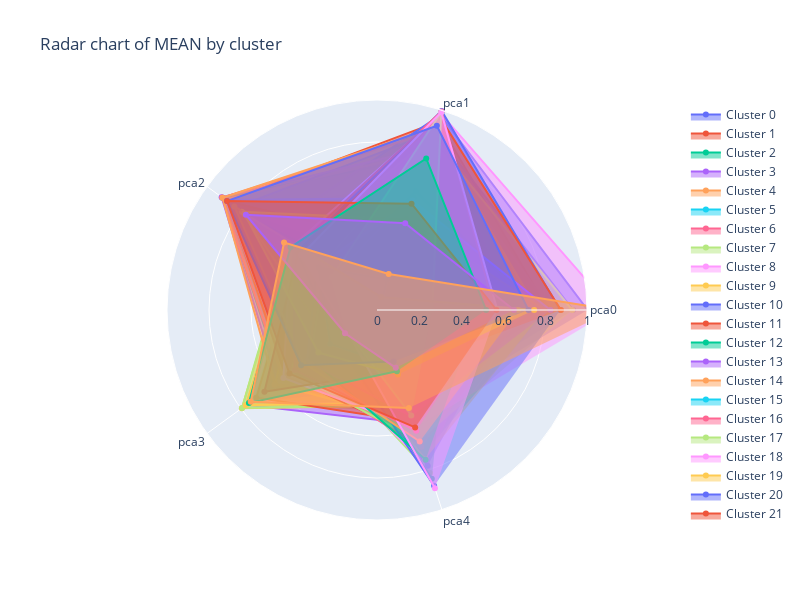

Here is the notebook cell this chart was saved with:
### Markdown cell above
## 4.8 Radar chart

### Code cell
scatter_objects = []
categories = songs5000_processed2_df.drop(columns=['cluster']).columns

# Iterate over the unique clusters and add an object for each cluster to the list
for cluster in sorted(songs5000_processed2_df['cluster'].unique()):

  # Find the mean value for each column of the cluster
  cluster_means = [songs5000_processed2_df.loc[songs5000_processed2_df["cluster"] == cluster, category].mean() for category in categories]
  cluster_scatter = go.Scatterpolar(r = cluster_means, theta = categories, fill = 'toself', name = f'Cluster {cluster}')
  scatter_objects.append(cluster_scatter)

# Create the figure (the white area)
fig = go.Figure()
fig.add_traces(scatter_objects)

# Add extras to the plot, such as title
fig.update_layout(
  title_text = 'Radar chart of MEAN by cluster',
  height = 600,
  width = 800,
  polar = dict(radialaxis = dict(visible = True, range = [0, 1])),
  showlegend = True
)

fig.show()

### Figure 1 — Plotly figure (JSON) as saved in the notebook; plotly's stock layout.template omitted (floating-point values rounded to 4 significant figures)
{"data": [{"fill": "toself", "name": "Cluster 0", "r": [0.3664, 0.5668, 0.8735, 0.4235, 0.2765], "theta": ["pca0", "pca1", "pca2", "pca3", "pca4"], "type": "scatterpolar"}, {"fill": "toself", "name": "Cluster 1", "r": [0.8146, 0.9431, 0.8832, 0.4933, 0.4332], "theta": ["pca0", "pca1", "pca2", "pca3", "pca4"], "type": "scatterpolar"}, {"fill": "toself", "name": "Cluster 2", "r": [0.7014, 0.3647, 0.214, 0.2846, 0.2786], "theta": ["pca0", "pca1", "pca2", "pca3", "pca4"], "type": "scatterpolar"}, {"fill": "toself", "name": "Cluster 3", "r": [0.2697, 0.4833, 0.8951, 0.536, 0.4693], "theta": ["pca0", "pca1", "pca2", "pca3", "pca4"], "type": "scatterpolar"}, {"fill": "toself", "name": "Cluster 4", "r": [0.3277, 0.1711, 0.2013, 0.2737, 0.2904], "theta": ["pca0", "pca1", "pca2", "pca3", "pca4"], "type": "scatterpolar"}, {"fill": "toself", "name": "Cluster 5", "r": [0.3983, 0.2068, 0.315, 0.4298, 0.5182], "theta": ["pca0", "pca1", "pca2", "pca3", "pca4"], "type": "scatterpolar"}, {"fill": "toself", "name": "Cluster 6", "r": [0.8295, 0.06275, 0.4916, 0.5272, 0.4499], "theta": ["pca0", "pca1", "pca2", "pca3", "pca4"], "type": "scatterpolar"}, {"fill": "toself", "name": "Cluster 7", "r": [0.6631, 0.6647, 0.4874, 0.7555, 0.5049], "theta": ["pca0", "pca1", "pca2", "pca3", "pca4"], "type": "scatterpolar"}, {"fill": "toself", "name": "Cluster 8", "r": [0.6916, 0.2272, 0.2871, 0.4054, 0.7348], "theta": ["pca0", "pca1", "pca2", "pca3", "pca4"], "type": "scatterpolar"}, {"fill": "toself", "name": "Cluster 9", "r": [0.5159, 0.0563, 0.8317, 0.3026, 0.2338], "theta": ["pca0", "pca1", "pca2", "pca3", "pca4"], "type": "scatterpolar"}, {"fill": "toself", "name": "Cluster 10", "r": [0.6905, 0.8354, 0.4459, 0.609, 0.2], "theta": ["pca0", "pca1", "pca2", "pca3", "pca4"], "type": "scatterpolar"}, {"fill": "toself", "name": "Cluster 11", "r": [0.7545, 0.6387, 0.7813, 0.2081, 0.3144], "theta": ["pca0", "pca1", "pca2", "pca3", "pca4"], "type": "scatterpolar"}, {"fill": "toself", "name": "Cluster 12", "r": [0.4615, 0.7703, 0.9097, 0.5617, 0.3898], "theta": ["pca0", "pca1", "pca2", "pca3", "pca4"], "type": "scatterpolar"}, {"fill": "toself", "name": "Cluster 13", "r": [0.332, 0.3394, 0.4872, 0.7688, 0.5705], "theta": ["pca0", "pca1", "pca2", "pca3", "pca4"], "type": "scatterpolar"}, {"fill": "toself", "name": "Cluster 14", "r": [0.605, 0.7533, 0.495, 0.7415, 0.3543], "theta": ["pca0", "pca1", "pca2", "pca3", "pca4"], "type": "scatterpolar"}, {"fill": "toself", "name": "Cluster 15", "r": [0.8122, 0.4362, 0.2959, 0.4351, 0.7183], "theta": ["pca0", "pca1", "pca2", "pca3", "pca4"], "type": "scatterpolar"}, {"fill": "toself", "name": "Cluster 16", "r": [0.5218, 0.203, 0.1919, 0.2568, 0.2825], "theta": ["pca0", "pca1", "pca2", "pca3", "pca4"], "type": "scatterpolar"}, {"fill": "toself", "name": "Cluster 17", "r": [0.6332, 0.273, 0.2025, 0.2736, 0.2855], "theta": ["pca0", "pca1", "pca2", "pca3", "pca4"], "type": "scatterpolar"}, {"fill": "toself", "name": "Cluster 18", "r": [0.8306, 0.8333, 0.2992, 0.3911, 0.239], "theta": ["pca0", "pca1", "pca2", "pca3", "pca4"], "type": "scatterpolar"}, {"fill": "toself", "name": "Cluster 19", "r": [0.52, 0.6006, 0.5112, 0.7954, 0.4776], "theta": ["pca0", "pca1", "pca2", "pca3", "pca4"], "type": "scatterpolar"}, {"fill": "toself", "name": "Cluster 20", "r": [1.003, 0.9762, 0.6407, 0.501, 0.5273], "theta": ["pca0", "pca1", "pca2", "pca3", "pca4"], "type": "scatterpolar"}, {"fill": "toself", "name": "Cluster 21", "r": [0.511, 0.5574, 0.4645, 0.6659, 0.3437], "theta": ["pca0", "pca1", "pca2", "pca3", "pca4"], "type": "scatterpolar"}, {"fill": "toself", "name": "Cluster 22", "r": [0.3398, 0.0289, 0.8316, 0.3411, 0.7199], "theta": ["pca0", "pca1", "pca2", "pca3", "pca4"], "type": "scatterpolar"}, {"fill": "toself", "name": "Cluster 23", "r": [0.3798, 0.5162, 0.4962, 0.7386, 0.3798], "theta": ["pca0", "pca1", "pca2", "pca3", "pca4"], "type": "scatterpolar"}, {"fill": "toself", "name": "Cluster 24", "r": [0.5449, 0.7971, 0.8925, 0.4824, 0.2849], "theta": ["pca0", "pca1", "pca2", "pca3", "pca4"], "type": "scatterpolar"}, {"fill": "toself", "name": "Cluster 25", "r": [0.4019, 0.5655, 0.4597, 0.6274, 0.2231], "theta": ["pca0", "pca1", "pca2", "pca3", "pca4"], "type": "scatterpolar"}, {"fill": "toself", "name": "Cluster 26", "r": [0.571, 0.04945, 0.3221, 0.3833, 0.1721], "theta": ["pca0", "pca1", "pca2", "pca3", "pca4"], "type": "scatterpolar"}, {"fill": "toself", "name": "Cluster 27", "r": [0.5981, 0.06146, 0.5209, 0.7943, 0.4753], "theta": ["pca0", "pca1", "pca2", "pca3", "pca4"], "type": "scatterpolar"}, {"fill": "toself", "name": "Cluster 28", "r": [0.1554, 0.3153, 0.4801, 0.7335, 0.48], "theta": ["pca0", "pca1", "pca2", "pca3", "pca4"], "type": "scatterpolar"}, {"fill": "toself", "name": "Cluster 29", "r": [0.4652, 0.2543, 0.7648, 0.1696, 0.3228], "theta": ["pca0", "pca1", "pca2", "pca3", "pca4"], "type": "scatterpolar"}, {"fill": "toself", "name": "Cluster 30", "r": [0.9341, 0.8919, 0.8323, 0.4836, 0.5032], "theta": ["pca0", "pca1", "pca2", "pca3", "pca4"], "type": "scatterpolar"}, {"fill": "toself", "name": "Cluster 31", "r": [0.506, 0.3736, 0.4613, 0.7103, 0.5601], "theta": ["pca0", "pca1", "pca2", "pca3", "pca4"], "type": "scatterpolar"}, {"fill": "toself", "name": "Cluster 32", "r": [0.5704, 0.5279, 0.3724, 0.4827, 0.201], "theta": ["pca0", "pca1", "pca2", "pca3", "pca4"], "type": "scatterpolar"}, {"fill": "toself", "name": "Cluster 33", "r": [0.5719, 0.8135, 0.9144, 0.5851, 0.4629], "theta": ["pca0", "pca1", "pca2", "pca3", "pca4"], "type": "scatterpolar"}, {"fill": "toself", "name": "Cluster 34", "r": [0.2275, 0.03418, 0.4221, 0.5997, 0.5601], "theta": ["pca0", "pca1", "pca2", "pca3", "pca4"], "type": "scatterpolar"}, {"fill": "toself", "name": "Cluster 35", "r": [0.4443, 0.009808, 0.6535, 0.4769, 0.5416], "theta": ["pca0", "pca1", "pca2", "pca3", "pca4"], "type": "scatterpolar"}, {"fill": "toself", "name": "Cluster 36", "r": [0.6465, 0.8974, 0.9107, 0.5559, 0.3698], "theta": ["pca0", "pca1", "pca2", "pca3", "pca4"], "type": "scatterpolar"}, {"fill": "toself", "name": "Cluster 37", "r": [0.2507, 0.1043, 0.2269, 0.3475, 0.8165], "theta": ["pca0", "pca1", "pca2", "pca3", "pca4"], "type": "scatterpolar"}, {"fill": "toself", "name": "Cluster 38", "r": [0.5431, 0.14, 0.2464, 0.3671, 0.7834], "theta": ["pca0", "pca1", "pca2", "pca3", "pca4"], "type": "scatterpolar"}, {"fill": "toself", "name": "Cluster 39", "r": [0.7648, 0.8763, 0.4842, 0.7723, 0.4619], "theta": ["pca0", "pca1", "pca2", "pca3", "pca4"], "type": "scatterpolar"}, {"fill": "toself", "name": "Cluster 40", "r": [0.6414, 0.225, 0.782, 0.2628, 0.7793], "theta": ["pca0", "pca1", "pca2", "pca3", "pca4"], "type": "scatterpolar"}, {"fill": "toself", "name": "Cluster 41", "r": [0.3042, 0.3363, 0.8818, 0.5377, 0.6299], "theta": ["pca0", "pca1", "pca2", "pca3", "pca4"], "type": "scatterpolar"}, {"fill": "toself", "name": "Cluster 42", "r": [0.3403, 0.1213, 0.7687, 0.2273, 0.8445], "theta": ["pca0", "pca1", "pca2", "pca3", "pca4"], "type": "scatterpolar"}, {"fill": "toself", "name": "Cluster 43", "r": [0.453, 0.5612, 0.8915, 0.5128, 0.4641], "theta": ["pca0", "pca1", "pca2", "pca3", "pca4"], "type": "scatterpolar"}, {"fill": "toself", "name": "Cluster 44", "r": [0.7367, 0.9163, 0.9095, 0.6036, 0.4958], "theta": ["pca0", "pca1", "pca2", "pca3", "pca4"], "type": "scatterpolar"}, {"fill": "toself", "name": "Cluster 45", "r": [0.7672, 0.596, 0.2616, 0.3253, 0.2545], "theta": ["pca0", "pca1", "pca2", "pca3", "pca4"], "type": "scatterpolar"}, {"fill": "toself", "name": "Cluster 46", "r": [0.7126, 0.03878, 0.3515, 0.4811, 0.6854], "theta": ["pca0", "pca1", "pca2", "pca3", "pca4"], "type": "scatterpolar"}, {"fill": "toself", "name": "Cluster 47", "r": [0.93, 0.8581, 0.3398, 0.5072, 0.6553], "theta": ["pca0", "pca1", "pca2", "pca3", "pca4"], "type": "scatterpolar"}, {"fill": "toself", "name": "Cluster 48", "r": [1.122, 0.9836, 0.5065, 0.5511, 0.5878], "theta": ["pca0", "pca1", "pca2", "pca3", "pca4"], "type": "scatterpolar"}, {"fill": "toself", "name": "Cluster 49", "r": [0.7988, 0.4542, 0.7959, 0.2715, 0.7461], "theta": ["pca0", "pca1", "pca2", "pca3", "pca4"], "type": "scatterpolar"}, {"fill": "toself", "name": "Cluster 50", "r": [0.8727, 0.9965, 0.4723, 0.2434, 0.8799], "theta": ["pca0", "pca1", "pca2", "pca3", "pca4"], "type": "scatterpolar"}, {"fill": "toself", "name": "Cluster 51", "r": [0.876, 0.9666, 0.4655, 0.6626, 0.3037], "theta": ["pca0", "pca1", "pca2", "pca3", "pca4"], "type": "scatterpolar"}, {"fill": "toself", "name": "Cluster 52", "r": [0.4856, 0.02038, 0.313, 0.3911, 0.7496], "theta": ["pca0", "pca1", "pca2", "pca3", "pca4"], "type": "scatterpolar"}, {"fill": "toself", "name": "Cluster 53", "r": [0.8258, 0.5478, 0.3529, 0.4123, 0.5331], "theta": ["pca0", "pca1", "pca2", "pca3", "pca4"], "type": "scatterpolar"}, {"fill": "toself", "name": "Cluster 54", "r": [0.6726, 0.05258, 0.8394, 0.431, 0.6583], "theta": ["pca0", "pca1", "pca2", "pca3", "pca4"], "type": "scatterpolar"}, {"fill": "toself", "name": "Cluster 55", "r": [0.01576, 0.1539, 0.342, 0.2754, 0.2817], "theta": ["pca0", "pca1", "pca2", "pca3", "pca4"], "type": "scatterpolar"}, {"fill": "toself", "name": "Cluster 56", "r": [0.5597, 0.9941, 0.4907, 0.4855, 0.6051], "theta": ["pca0", "pca1", "pca2", "pca3", "pca4"], "type": "scatterpolar"}, {"fill": "toself", "name": "Cluster 57", "r": [0.2631, 0.9904, 0.2669, 0.1748, 0.5277], "theta": ["pca0", "pca1", "pca2", "pca3", "pca4"], "type": "scatterpolar"}, {"fill": "toself", "name": "Cluster 58", "r": [0.5731, 0.9899, 0.4458, 0.1748, 0.8928], "theta": ["pca0", "pca1", "pca2", "pca3", "pca4"], "type": "scatterpolar"}, {"fill": "toself", "name": "Cluster 59", "r": [0.7485, 0.06508, 0.7805, 0.3452, 0.3232], "theta": ["pca0", "pca1", "pca2", "pca3", "pca4"], "type": "scatterpolar"}, {"fill": "toself", "name": "Cluster 60", "r": [0.7211, 0.9221, 0.8832, 0.4467, 0.2573], "theta": ["pca0", "pca1", "pca2", "pca3", "pca4"], "type": "scatterpolar"}, {"fill": "toself", "name": "Cluster 61", "r": [0.5695, 0.5321, 0.8828, 0.5151, 0.5878], "theta": ["pca0", "pca1", "pca2", "pca3", "pca4"], "type": "scatterpolar"}, {"fill": "toself", "name": "Cluster 62", "r": [0.5196, 0.7586, 0.509, 0.7538, 0.3067], "theta": ["pca0", "pca1", "pca2", "pca3", "pca4"], "type": "scatterpolar"}, {"fill": "toself", "name": "Cluster 63", "r": [0.6522, 0.4342, 0.7717, 0.1883, 0.2896], "theta": ["pca0", "pca1", "pca2", "pca3", "pca4"], "type": "scatterpolar"}, {"fill": "toself", "name": "Cluster 64", "r": [1.128, 0.18, 0.547, 0.7432, 0.4912], "theta": ["pca0", "pca1", "pca2", "pca3", "pca4"], "type": "scatterpolar"}], "layout": {"height": 600, "polar": {"radialaxis": {"range": [0, 1], "visible": true}}, "showlegend": true, "title": {"text": "Radar chart of MEAN by cluster"}, "width": 800}}
